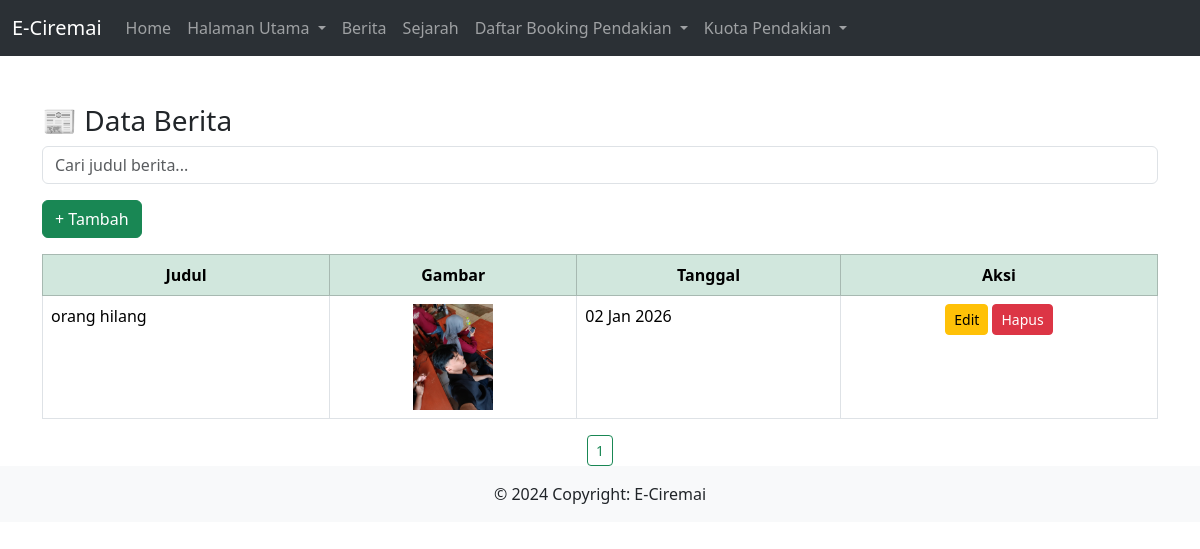
The app's page /Admin/berita_index.php with its own data.
### tables this page shows
CREATE TABLE `berita` (
  `id` int(11) NOT NULL,
  `judul` varchar(255) DEFAULT NULL,
  `ringkas` text DEFAULT NULL,
  `konten` text DEFAULT NULL,
  `gambar` varchar(255) DEFAULT NULL,
  `created_at` datetime DEFAULT NULL
);

### Admin/berita_index.php (the view)
<?php include "../Admin/header.php";
$limit = 5;
$page  = isset($_GET['page']) ? (int)$_GET['page'] : 1;
$start = ($page - 1) * $limit;
$keyword = $_GET['cari'] ?? '';
$where = $keyword ? "WHERE judul LIKE '%$keyword%'" : "";
$q = mysqli_query($koneksi, "
    SELECT * FROM berita
    $where
    ORDER BY created_at DESC
    LIMIT $start,$limit
");
$total = mysqli_num_rows(mysqli_query($koneksi,"SELECT * FROM berita $where"));
$pages = ceil($total / $limit);
?>
<div class="container mt-5">
    <h3>📰 Data Berita</h3>
    <form class="mb-3">
        <input type="text" name="cari" class="form-control" placeholder="Cari judul berita...">
    </form>
    <a href="berita_tambah.php" class="btn btn-success mb-3">+ Tambah</a>
    <table class="table table-bordered">
        <tr class="table-success text-center">
            <th>Judul</th>
            <th>Gambar</th>
            <th>Tanggal</th>
            <th>Aksi</th>
        </tr>
        <?php while($d=mysqli_fetch_assoc($q)): ?>
        <tr>
            <td><?= $d['judul'] ?></td>
            <td class="text-center">
                <img src="../img/berita/<?= $d['gambar'] ?>" width="80">
            </td>
            <td><?= date('d M Y', strtotime($d['created_at'])) ?></td>
            <td class="text-center">
                <a href="berita_edit.php?id=<?= $d['id'] ?>" class="btn btn-warning btn-sm">Edit</a>
                <a href="berita_hapus.php?id=<?= $d['id'] ?>"
                   onclick="return confirm('Hapus?')"
                   class="btn btn-danger btn-sm">Hapus</a>
            </td>
        </tr>
        <?php endwhile; ?>
    </table>
    <div class="d-flex justify-content-center gap-2">
        <?php for($i=1;$i<=$pages;$i++): ?>
            <a href="?page=<?= $i ?>" class="btn btn-outline-success btn-sm"><?= $i ?></a>
        <?php endfor; ?>
    </div>
</div>
<?php include "../Admin/footer.php"; ?>

### records on screen
berita: judul "orang hilang", gambar (picture), created_at "02 Jan 2026"
